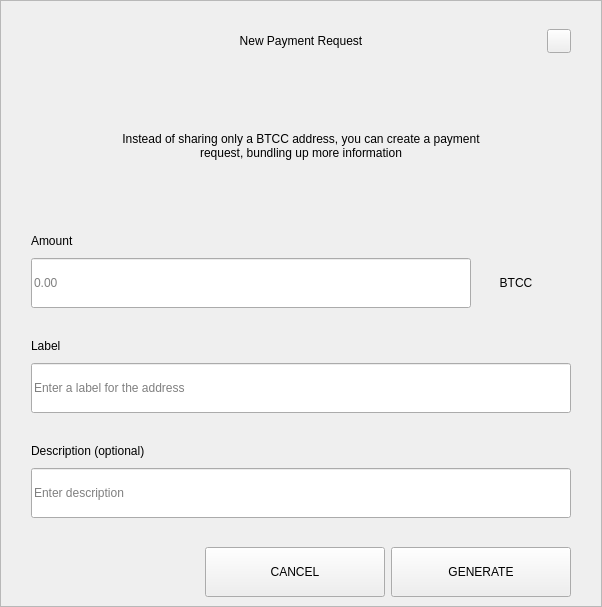
<?xml version="1.0" encoding="UTF-8"?>
<ui version="4.0">
 <class>RequestDialog</class>
 <widget class="QDialog" name="RequestDialog">
  <property name="geometry">
   <rect>
    <x>0</x>
    <y>0</y>
    <width>602</width>
    <height>607</height>
   </rect>
  </property>
  <property name="windowTitle">
   <string>Dialog</string>
  </property>
  <layout class="QVBoxLayout" name="verticalLayout_5">
   <property name="spacing">
    <number>0</number>
   </property>
   <property name="leftMargin">
    <number>0</number>
   </property>
   <property name="topMargin">
    <number>0</number>
   </property>
   <property name="rightMargin">
    <number>0</number>
   </property>
   <property name="bottomMargin">
    <number>0</number>
   </property>
   <item>
    <widget class="QFrame" name="frame">
     <property name="styleSheet">
      <string notr="true"/>
     </property>
     <property name="frameShape">
      <enum>QFrame::StyledPanel</enum>
     </property>
     <property name="frameShadow">
      <enum>QFrame::Raised</enum>
     </property>
     <layout class="QVBoxLayout" name="verticalLayout_4" stretch="1,0,0">
      <property name="spacing">
       <number>0</number>
      </property>
      <property name="leftMargin">
       <number>30</number>
      </property>
      <property name="topMargin">
       <number>20</number>
      </property>
      <property name="rightMargin">
       <number>30</number>
      </property>
      <property name="bottomMargin">
       <number>0</number>
      </property>
      <item>
       <layout class="QHBoxLayout" name="horizontalLayout_3">
        <property name="spacing">
         <number>0</number>
        </property>
        <item>
         <spacer name="horizontalSpacer_21">
          <property name="orientation">
           <enum>Qt::Horizontal</enum>
          </property>
          <property name="sizeHint" stdset="0">
           <size>
            <width>40</width>
            <height>20</height>
           </size>
          </property>
         </spacer>
        </item>
        <item>
         <widget class="QLabel" name="labelTitle">
          <property name="minimumSize">
           <size>
            <width>0</width>
            <height>40</height>
           </size>
          </property>
          <property name="maximumSize">
           <size>
            <width>16777215</width>
            <height>40</height>
           </size>
          </property>
          <property name="styleSheet">
           <string notr="true">padding-left:24px;</string>
          </property>
          <property name="text">
           <string>New Payment Request</string>
          </property>
          <property name="alignment">
           <set>Qt::AlignCenter</set>
          </property>
          <property name="margin">
           <number>7</number>
          </property>
         </widget>
        </item>
        <item>
         <spacer name="horizontalSpacer">
          <property name="orientation">
           <enum>Qt::Horizontal</enum>
          </property>
          <property name="sizeHint" stdset="0">
           <size>
            <width>40</width>
            <height>20</height>
           </size>
          </property>
         </spacer>
        </item>
        <item>
         <widget class="QPushButton" name="btnEsc">
          <property name="minimumSize">
           <size>
            <width>24</width>
            <height>24</height>
           </size>
          </property>
          <property name="maximumSize">
           <size>
            <width>24</width>
            <height>24</height>
           </size>
          </property>
          <property name="focusPolicy">
           <enum>Qt::NoFocus</enum>
          </property>
          <property name="text">
           <string/>
          </property>
         </widget>
        </item>
       </layout>
      </item>
      <item>
       <widget class="QStackedWidget" name="stack">
        <property name="minimumSize">
         <size>
          <width>540</width>
          <height>0</height>
         </size>
        </property>
        <property name="maximumSize">
         <size>
          <width>540</width>
          <height>16777215</height>
         </size>
        </property>
        <property name="currentIndex">
         <number>0</number>
        </property>
        <widget class="QWidget" name="page_1">
         <property name="minimumSize">
          <size>
           <width>540</width>
           <height>0</height>
          </size>
         </property>
         <property name="maximumSize">
          <size>
           <width>540</width>
           <height>16777215</height>
          </size>
         </property>
         <layout class="QVBoxLayout" name="layout1">
          <property name="spacing">
           <number>0</number>
          </property>
          <property name="leftMargin">
           <number>0</number>
          </property>
          <property name="topMargin">
           <number>0</number>
          </property>
          <property name="rightMargin">
           <number>0</number>
          </property>
          <property name="bottomMargin">
           <number>0</number>
          </property>
          <item>
           <spacer name="verticalSpacer_21">
            <property name="orientation">
             <enum>Qt::Vertical</enum>
            </property>
            <property name="sizeType">
             <enum>QSizePolicy::Fixed</enum>
            </property>
            <property name="sizeHint" stdset="0">
             <size>
              <width>20</width>
              <height>30</height>
             </size>
            </property>
           </spacer>
          </item>
          <item alignment="Qt::AlignHCenter">
           <widget class="QLabel" name="labelMessage">
            <property name="minimumSize">
             <size>
              <width>400</width>
              <height>50</height>
             </size>
            </property>
            <property name="text">
             <string>Instead of sharing only a BTCC address, you can create a payment request, bundling up more information</string>
            </property>
            <property name="alignment">
             <set>Qt::AlignCenter</set>
            </property>
            <property name="wordWrap">
             <bool>true</bool>
            </property>
           </widget>
          </item>
          <item alignment="Qt::AlignBottom">
           <widget class="QWidget" name="containerAmount" native="true">
            <layout class="QVBoxLayout" name="verticalLayout">
             <property name="spacing">
              <number>9</number>
             </property>
             <property name="leftMargin">
              <number>0</number>
             </property>
             <property name="topMargin">
              <number>0</number>
             </property>
             <property name="rightMargin">
              <number>0</number>
             </property>
             <property name="bottomMargin">
              <number>0</number>
             </property>
             <item>
              <widget class="QLabel" name="labelSubtitleAmount">
               <property name="minimumSize">
                <size>
                 <width>350</width>
                 <height>16</height>
                </size>
               </property>
               <property name="maximumSize">
                <size>
                 <width>16777215</width>
                 <height>16</height>
                </size>
               </property>
               <property name="text">
                <string>Amount</string>
               </property>
              </widget>
             </item>
             <item alignment="Qt::AlignTop">
              <widget class="QWidget" name="layoutAmount" native="true">
               <layout class="QHBoxLayout" name="horizontalLayout" stretch="2,0">
                <property name="spacing">
                 <number>0</number>
                </property>
                <property name="leftMargin">
                 <number>0</number>
                </property>
                <property name="topMargin">
                 <number>0</number>
                </property>
                <property name="rightMargin">
                 <number>0</number>
                </property>
                <property name="bottomMargin">
                 <number>0</number>
                </property>
                <item>
                 <widget class="QLineEdit" name="lineEditAmount">
                  <property name="minimumSize">
                   <size>
                    <width>0</width>
                    <height>50</height>
                   </size>
                  </property>
                  <property name="maximumSize">
                   <size>
                    <width>16777215</width>
                    <height>50</height>
                   </size>
                  </property>
                  <property name="placeholderText">
                   <string notr="true">0.00</string>
                  </property>
                 </widget>
                </item>
                <item>
                 <widget class="QWidget" name="comboContainer" native="true">
                  <property name="minimumSize">
                   <size>
                    <width>100</width>
                    <height>50</height>
                   </size>
                  </property>
                  <property name="maximumSize">
                   <size>
                    <width>16777215</width>
                    <height>50</height>
                   </size>
                  </property>
                  <layout class="QHBoxLayout" name="horizontalLayout_31">
                   <property name="spacing">
                    <number>0</number>
                   </property>
                   <property name="leftMargin">
                    <number>0</number>
                   </property>
                   <property name="topMargin">
                    <number>0</number>
                   </property>
                   <property name="rightMargin">
                    <number>10</number>
                   </property>
                   <property name="bottomMargin">
                    <number>0</number>
                   </property>
                   <item>
                    <widget class="QLabel" name="comboBoxCoin">
                     <property name="text">
                      <string>BTCC</string>
                     </property>
                     <property name="alignment">
                      <set>Qt::AlignCenter</set>
                     </property>
                    </widget>
                   </item>
                  </layout>
                 </widget>
                </item>
               </layout>
              </widget>
             </item>
            </layout>
           </widget>
          </item>
          <item>
           <spacer name="verticalSpacer_31">
            <property name="orientation">
             <enum>Qt::Vertical</enum>
            </property>
            <property name="sizeType">
             <enum>QSizePolicy::Fixed</enum>
            </property>
            <property name="sizeHint" stdset="0">
             <size>
              <width>20</width>
              <height>30</height>
             </size>
            </property>
           </spacer>
          </item>
          <item>
           <layout class="QVBoxLayout" name="verticalLayoutLabel">
            <property name="spacing">
             <number>9</number>
            </property>
            <item>
             <widget class="QLabel" name="labelSubtitleLabel">
              <property name="minimumSize">
               <size>
                <width>0</width>
                <height>16</height>
               </size>
              </property>
              <property name="maximumSize">
               <size>
                <width>16777215</width>
                <height>16</height>
               </size>
              </property>
              <property name="text">
               <string>Label</string>
              </property>
             </widget>
            </item>
            <item>
             <widget class="QLineEdit" name="lineEditLabel">
              <property name="minimumSize">
               <size>
                <width>0</width>
                <height>50</height>
               </size>
              </property>
              <property name="maximumSize">
               <size>
                <width>16777215</width>
                <height>50</height>
               </size>
              </property>
              <property name="placeholderText">
               <string>Enter a label for the address</string>
              </property>
             </widget>
            </item>
           </layout>
          </item>
          <item>
           <spacer name="verticalSpacer_34">
            <property name="orientation">
             <enum>Qt::Vertical</enum>
            </property>
            <property name="sizeType">
             <enum>QSizePolicy::Fixed</enum>
            </property>
            <property name="sizeHint" stdset="0">
             <size>
              <width>20</width>
              <height>30</height>
             </size>
            </property>
           </spacer>
          </item>
          <item>
           <layout class="QVBoxLayout" name="verticalLayoutDescription">
            <property name="spacing">
             <number>9</number>
            </property>
            <item>
             <widget class="QLabel" name="labelSubtitleDescription">
              <property name="minimumSize">
               <size>
                <width>0</width>
                <height>16</height>
               </size>
              </property>
              <property name="maximumSize">
               <size>
                <width>16777215</width>
                <height>16</height>
               </size>
              </property>
              <property name="text">
               <string>Description (optional)</string>
              </property>
             </widget>
            </item>
            <item>
             <widget class="QLineEdit" name="lineEditDescription">
              <property name="minimumSize">
               <size>
                <width>0</width>
                <height>50</height>
               </size>
              </property>
              <property name="maximumSize">
               <size>
                <width>16777215</width>
                <height>50</height>
               </size>
              </property>
              <property name="placeholderText">
               <string>Enter description</string>
              </property>
             </widget>
            </item>
            <item>
             <spacer name="verticalSpacer_4">
              <property name="orientation">
               <enum>Qt::Vertical</enum>
              </property>
              <property name="sizeType">
               <enum>QSizePolicy::Fixed</enum>
              </property>
              <property name="sizeHint" stdset="0">
               <size>
                <width>20</width>
                <height>20</height>
               </size>
              </property>
             </spacer>
            </item>
           </layout>
          </item>
         </layout>
        </widget>
        <widget class="QWidget" name="page_2">
         <layout class="QVBoxLayout" name="layout2">
          <item>
           <spacer name="verticalSpacer_5">
            <property name="orientation">
             <enum>Qt::Vertical</enum>
            </property>
            <property name="sizeType">
             <enum>QSizePolicy::Fixed</enum>
            </property>
            <property name="sizeHint" stdset="0">
             <size>
              <width>20</width>
              <height>50</height>
             </size>
            </property>
           </spacer>
          </item>
          <item alignment="Qt::AlignHCenter">
           <widget class="QLabel" name="labelQrImg">
            <property name="minimumSize">
             <size>
              <width>260</width>
              <height>260</height>
             </size>
            </property>
            <property name="maximumSize">
             <size>
              <width>260</width>
              <height>260</height>
             </size>
            </property>
            <property name="text">
             <string/>
            </property>
            <property name="alignment">
             <set>Qt::AlignCenter</set>
            </property>
           </widget>
          </item>
          <item>
           <spacer name="verticalSpacer_2">
            <property name="orientation">
             <enum>Qt::Vertical</enum>
            </property>
            <property name="sizeType">
             <enum>QSizePolicy::Fixed</enum>
            </property>
            <property name="sizeHint" stdset="0">
             <size>
              <width>20</width>
              <height>30</height>
             </size>
            </property>
           </spacer>
          </item>
          <item alignment="Qt::AlignHCenter">
           <widget class="QLabel" name="labelAddress">
            <property name="text">
             <string>D7VFR83SQbiezrW72hjcWJtcfip5krte2Z </string>
            </property>
           </widget>
          </item>
          <item>
           <spacer name="verticalSpacer_32">
            <property name="orientation">
             <enum>Qt::Vertical</enum>
            </property>
            <property name="sizeType">
             <enum>QSizePolicy::Expanding</enum>
            </property>
            <property name="sizeHint" stdset="0">
             <size>
              <width>20</width>
              <height>20</height>
             </size>
            </property>
           </spacer>
          </item>
          <item>
           <layout class="QHBoxLayout" name="horizontal">
            <property name="leftMargin">
             <number>20</number>
            </property>
            <property name="rightMargin">
             <number>20</number>
            </property>
            <property name="bottomMargin">
             <number>20</number>
            </property>
            <item>
             <spacer name="horizontalSpacer_4">
              <property name="orientation">
               <enum>Qt::Horizontal</enum>
              </property>
              <property name="sizeHint" stdset="0">
               <size>
                <width>40</width>
                <height>20</height>
               </size>
              </property>
             </spacer>
            </item>
            <item>
             <widget class="QPushButton" name="btnCopyAddress">
              <property name="minimumSize">
               <size>
                <width>180</width>
                <height>50</height>
               </size>
              </property>
              <property name="text">
               <string>COPY ADDRESS</string>
              </property>
             </widget>
            </item>
            <item>
             <widget class="QPushButton" name="btnCopyUrl">
              <property name="minimumSize">
               <size>
                <width>180</width>
                <height>50</height>
               </size>
              </property>
              <property name="text">
               <string>COPY URL</string>
              </property>
             </widget>
            </item>
            <item>
             <spacer name="horizontalSpacer_2">
              <property name="orientation">
               <enum>Qt::Horizontal</enum>
              </property>
              <property name="sizeHint" stdset="0">
               <size>
                <width>40</width>
                <height>20</height>
               </size>
              </property>
             </spacer>
            </item>
           </layout>
          </item>
         </layout>
        </widget>
       </widget>
      </item>
      <item>
       <widget class="QWidget" name="buttonsStack" native="true">
        <layout class="QHBoxLayout" name="horizontalLayout_5">
         <property name="leftMargin">
          <number>20</number>
         </property>
         <property name="rightMargin">
          <number>0</number>
         </property>
         <item>
          <spacer name="horizontalSpacer_41">
           <property name="orientation">
            <enum>Qt::Horizontal</enum>
           </property>
           <property name="sizeHint" stdset="0">
            <size>
             <width>40</width>
             <height>20</height>
            </size>
           </property>
          </spacer>
         </item>
         <item>
          <widget class="QPushButton" name="btnCancel">
           <property name="minimumSize">
            <size>
             <width>180</width>
             <height>50</height>
            </size>
           </property>
           <property name="focusPolicy">
            <enum>Qt::NoFocus</enum>
           </property>
           <property name="text">
            <string>CANCEL</string>
           </property>
          </widget>
         </item>
         <item>
          <widget class="QPushButton" name="btnSave">
           <property name="minimumSize">
            <size>
             <width>180</width>
             <height>50</height>
            </size>
           </property>
           <property name="focusPolicy">
            <enum>Qt::NoFocus</enum>
           </property>
           <property name="text">
            <string>GENERATE</string>
           </property>
          </widget>
         </item>
        </layout>
       </widget>
      </item>
     </layout>
    </widget>
   </item>
  </layout>
 </widget>
 <resources/>
 <connections/>
</ui>
